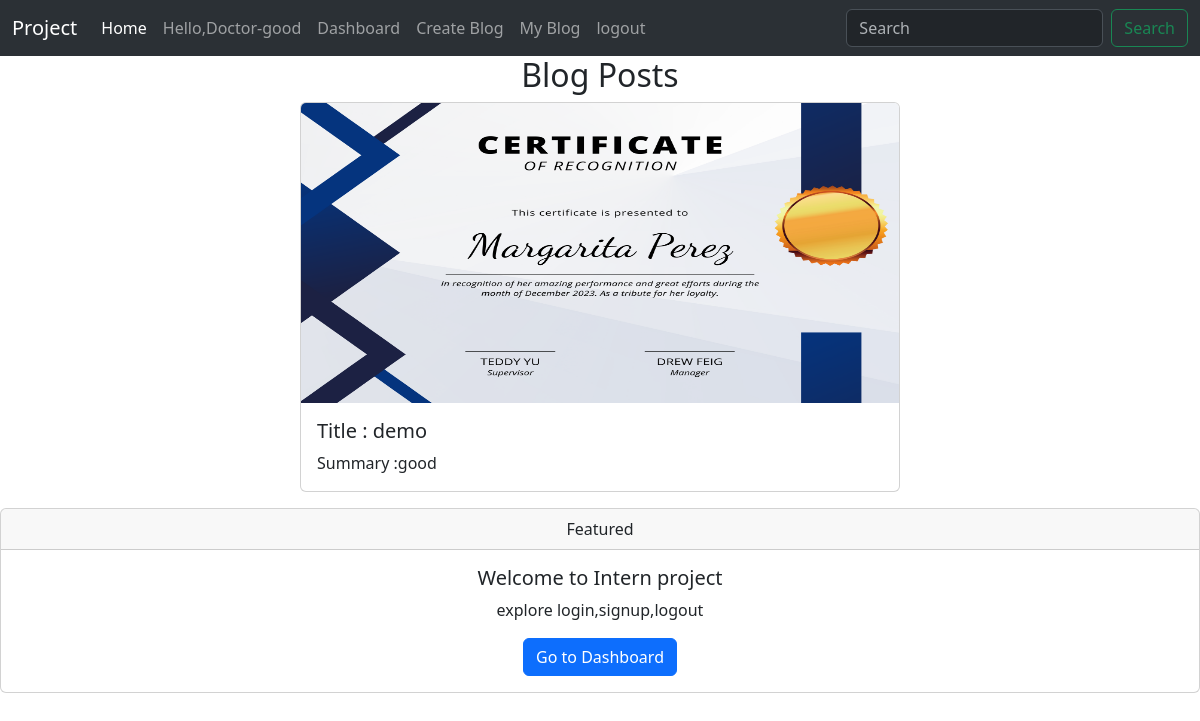
/all_blog/ (signed in), run on an earlier commit of the app's database.
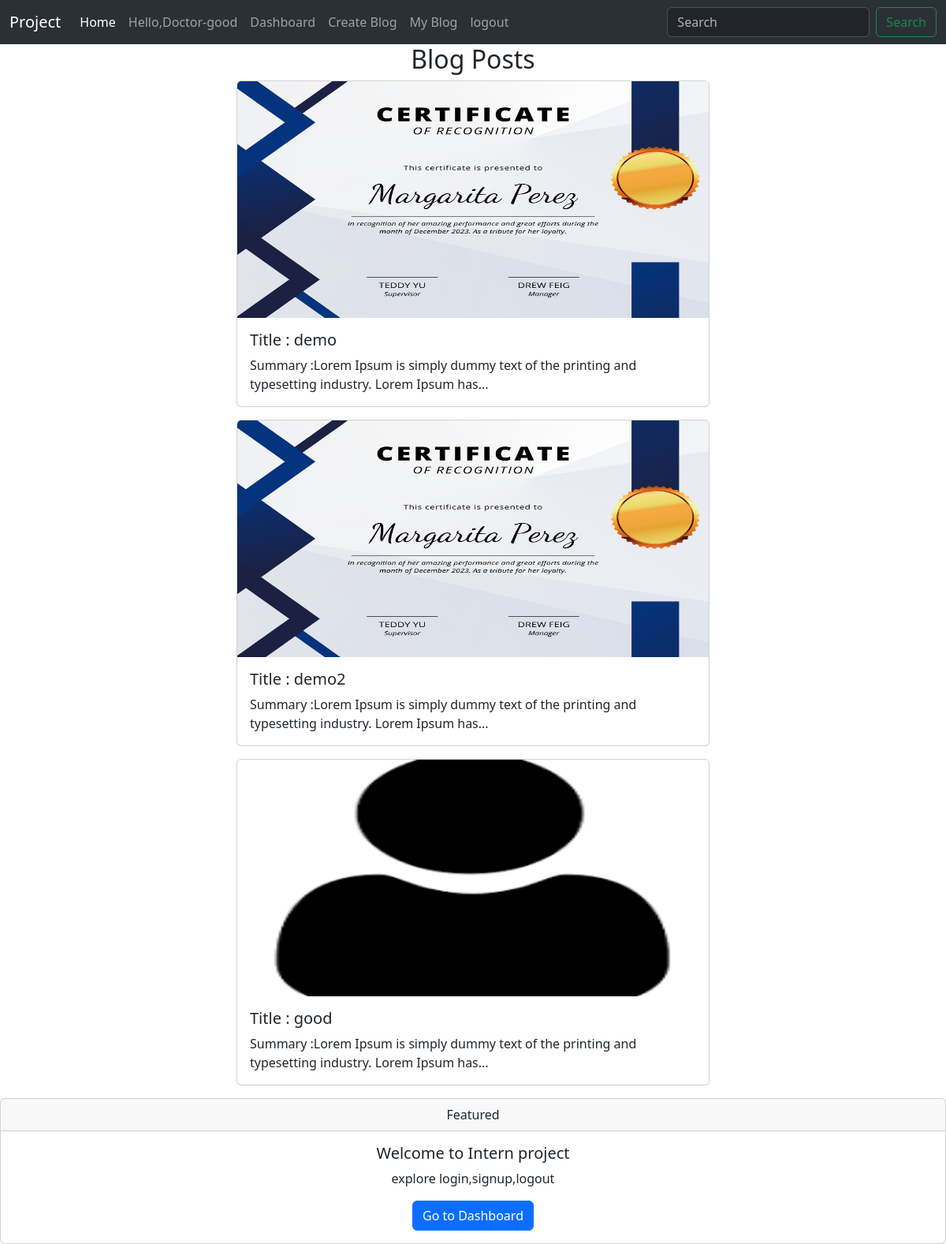
And on a later commit of the database.
### blog/models.py (models this page shows, shortened)
class BlogPost(models.Model):
    STATUS_CHOICES = (
        ('Draft', 'Draft'),
        ('Published', 'Published'),
    )
    title = models.CharField(max_length=200)
    image = models.ImageField(upload_to='blog_images/', null=True, blank=True)
    category = models.ForeignKey(Category, on_delete=models.CASCADE)
    summary = models.TextField()
    content = models.TextField()
    status = models.CharField(max_length=10, choices=STATUS_CHOICES, default='Draft')
    author = models.ForeignKey(User, on_delete=models.CASCADE)
    created_at = models.DateTimeField(auto_now_add=True)

### blog/views.py (the view)
# urls.py: path('all_blog/',views.all_blog,name='all_blog'),
@login_required
def all_blog(request):
    blog_posts = BlogPost.objects.all()
    for post in blog_posts:
        word = post.summary.split()
        if len(word)>15:
            post.truncated_summary = ' '.join(word[:15]) + '...'
        else:
            post.truncated_summary = post.summary
    return render(request,'blog/all_blog.html',{'blog_posts':blog_posts})

### Templates/blog/all_blog.html (shortened to what this page needs)
{% extends "main.html" %}
{% block content %}
<div class="col-md-6 offset-md-3">
    <h2 style="text-align: center;">Blog Posts</h2>
    {% for post in blog_posts %}
    <div class="card mb-3">
        <img src="{{ post.image.url }}" class="card-img-top" alt="..." height="300px">
        <div class="card-body">
          <h5 class="card-title">Title : {{ post.title }}</h5>
          <p class="card-text">Summary :{{post.truncated_summary }}</p>
        </div>
      </div>
    {% endfor %}
</div>
{% endblock %}

What changed in the data, as far as the page shows it:
changed BlogPost "demo": truncated_summary "good" → "Lorem Ipsum is simply dummy text of the printing and typesetting industry. Lorem Ipsum has..."
added BlogPost: image (picture), title "demo2", truncated_summary "Lorem Ipsum is simply dummy text of the printing and typesetting industry. Lorem Ipsum has..."
added BlogPost: image (picture), title "good", truncated_summary "Lorem Ipsum is simply dummy text of the printing and typesetting industry. Lorem Ipsum has..."
